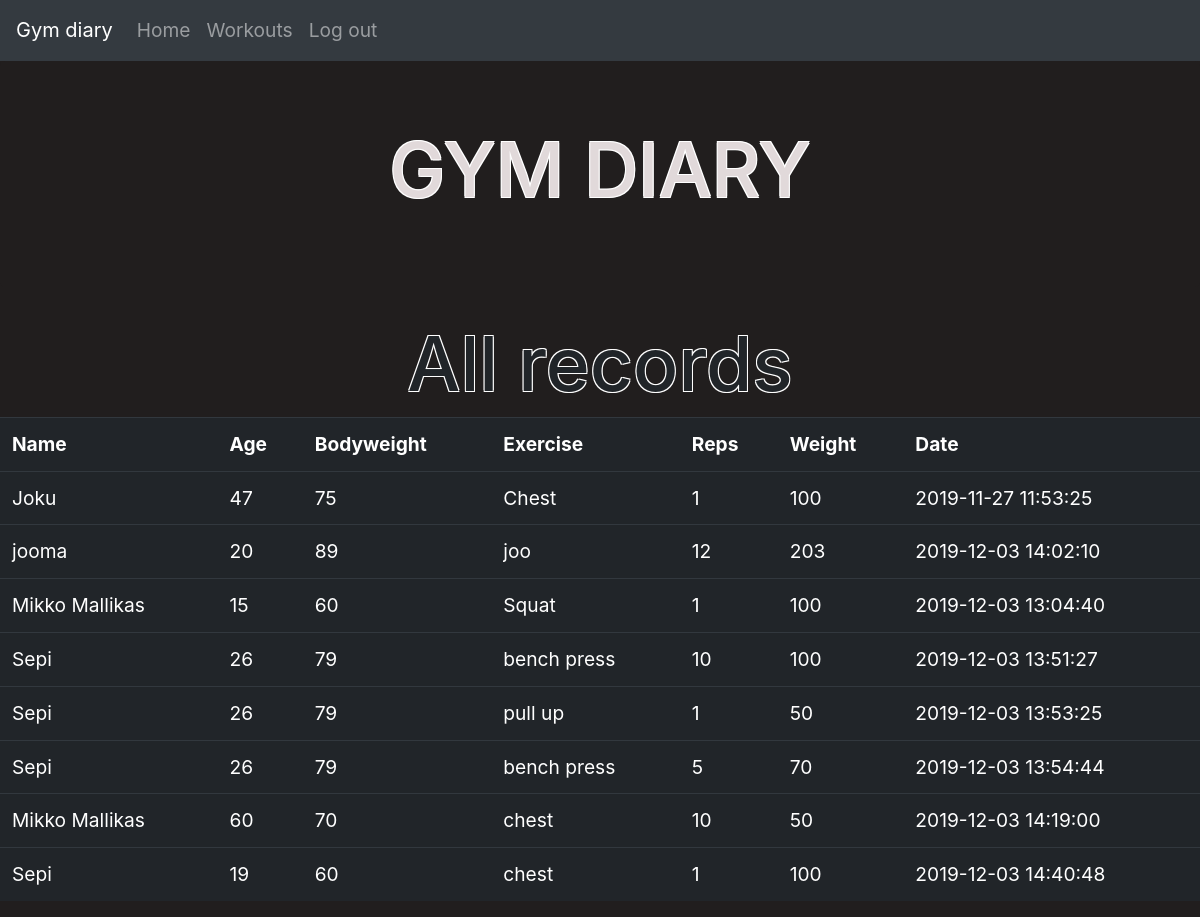
Page /gym-diary/Registration/insert.php on the committed database.
### tables this page shows
CREATE TABLE `chest` (
  `chestid` int(11) UNSIGNED NOT NULL,
  `name` varchar(64) DEFAULT NULL,
  `age` int(11) DEFAULT NULL,
  `bodyweight` varchar(32) NOT NULL,
  `exercise` varchar(64) DEFAULT NULL,
  `reps` int(11) NOT NULL,
  `weight` varchar(32) DEFAULT NULL,
  `rdate` timestamp NOT NULL DEFAULT current_timestamp() ON UPDATE current_timestamp()
);

### gym-diary/Registration/insert.php (the view, shortened to what this page needs)
<!DOCTYPE html>
<html>
<head>
	<link rel="stylesheet" href="https://stackpath.bootstrapcdn.com/bootstrap/4.1.3/css/bootstrap.min.css">
	<link rel="stylesheet" type="text/css" href="style.css">
</head>
<body>
<nav class="navbar navbar-expand-lg navbar-dark bg-dark">
  <a class="navbar-brand" href="index.php">Gym diary</a>
  <div class="collapse navbar-collapse" id="navbarNav">
    <ul class="navbar-nav">
      <li class="nav-item">
        <a class="nav-link" href="index.php">Home <span class="sr-only">(current)</span></a>
      </li>
      <li class="nav-item">
        <a class="nav-link" href="joku.php">Workouts</a>
      </li>
      <li class="nav-item">
   <a class="nav-link" href="index.php?logout='1'" onclick="return confirm('Are you sure ?');">Log out</a>
      </li>
    </ul>
  </div>
</nav>
		<div class="jumbotron"> <h1>GYM DIARY</h1></div>
<h1>All records</h1>
</body>
</html>
<?php
$link = mysqli_connect("localhost", "root", "salasana", "registration");
$sql = "SELECT * FROM chest";
if($result = mysqli_query($link, $sql)){
    if(mysqli_num_rows($result) > 0){
        echo "<table class='table table-dark'>";
            echo "<tr>";
                echo "<th scope='col'>Name</th>";
				echo "<th scope='col'>Age</th>";
				echo "<th scope='col'>Bodyweight</th>";
                echo "<th scope='col'>Exercise</th>";
                echo "<th scope='col'>Reps</th>";
				echo "<th scope='col'>Weight</th>";
				echo "<th scope='col'>Date</th>";
            echo "</tr>";
        while($row = mysqli_fetch_array($result)){
            echo "<tr>";
                echo "<td>" . $row['name'] . "</td>";
				echo "<td>" . $row['age'] . "</td>";
				echo "<td>" . $row['bodyweight'] . "</td>";
                echo "<td>" . $row['exercise'] . "</td>";
                echo "<td>" . $row['reps'] . "</td>";
				echo "<td>" . $row['weight'] . "</td>";
				echo "<td>" . $row['rdate'] . "</td>";
            echo "</tr>";
        }
        echo "</table>";
    } else{
        echo "No records matching your query were found.";
    }
} else{
    echo "ERROR: Could not able to execute $sql. " . mysqli_error($link);
}
?>

### gym-diary/Registration/style.css (style rules this page uses)
* { margin: 0px; padding: 0px; }
body { font-size: 120%; background:#211E1E; }
.jumbotron { background-color:#211E1E; color:#E1D9DA; }
h1 { font-size: 75px; text-shadow: -1px -1px 0 #000, 1px -1px 0 #000, -1px 1px 0 #000, 1px 1px 0 #000; }

### gym-diary/Registration/insert.php (style rules this page uses)
h1 { text-align: center; }
.jumbotron { background-color:#211E1E; color:#E1D9DA; }
body { font-size: 120%; background:#211E1E; }
h1 { font-size: 75px; text-shadow: -1px -1px 0 #fff, 1px -1px 0 #fff, -1px 1px 0 #fff, 1px 1px 0 #fff; }

### rows in the picture
chest: name "Joku", age "47", bodyweight "75", exercise "Chest", reps "1", weight "100", rdate "2019-11-27 11:53:25"
chest: name "jooma", age "20", bodyweight "89", exercise "joo", reps "12", weight "203", rdate "2019-12-03 14:02:10"
chest: name "Mikko Mallikas", age "15", bodyweight "60", exercise "Squat", reps "1", weight "100", rdate "2019-12-03 13:04:40"
chest: name "Sepi", age "26", bodyweight "79", exercise "bench press", reps "10", weight "100", rdate "2019-12-03 13:51:27"
chest: name "Sepi", age "26", bodyweight "79", exercise "pull up", reps "1", weight "50", rdate "2019-12-03 13:53:25"
chest: name "Sepi", age "26", bodyweight "79", exercise "bench press", reps "5", weight "70", rdate "2019-12-03 13:54:44"
chest: name "Mikko Mallikas", age "60", bodyweight "70", exercise "chest", reps "10", weight "50", rdate "2019-12-03 14:19:00"
chest: name "Sepi", age "19", bodyweight "60", exercise "chest", reps "1", weight "100", rdate "2019-12-03 14:40:48"
